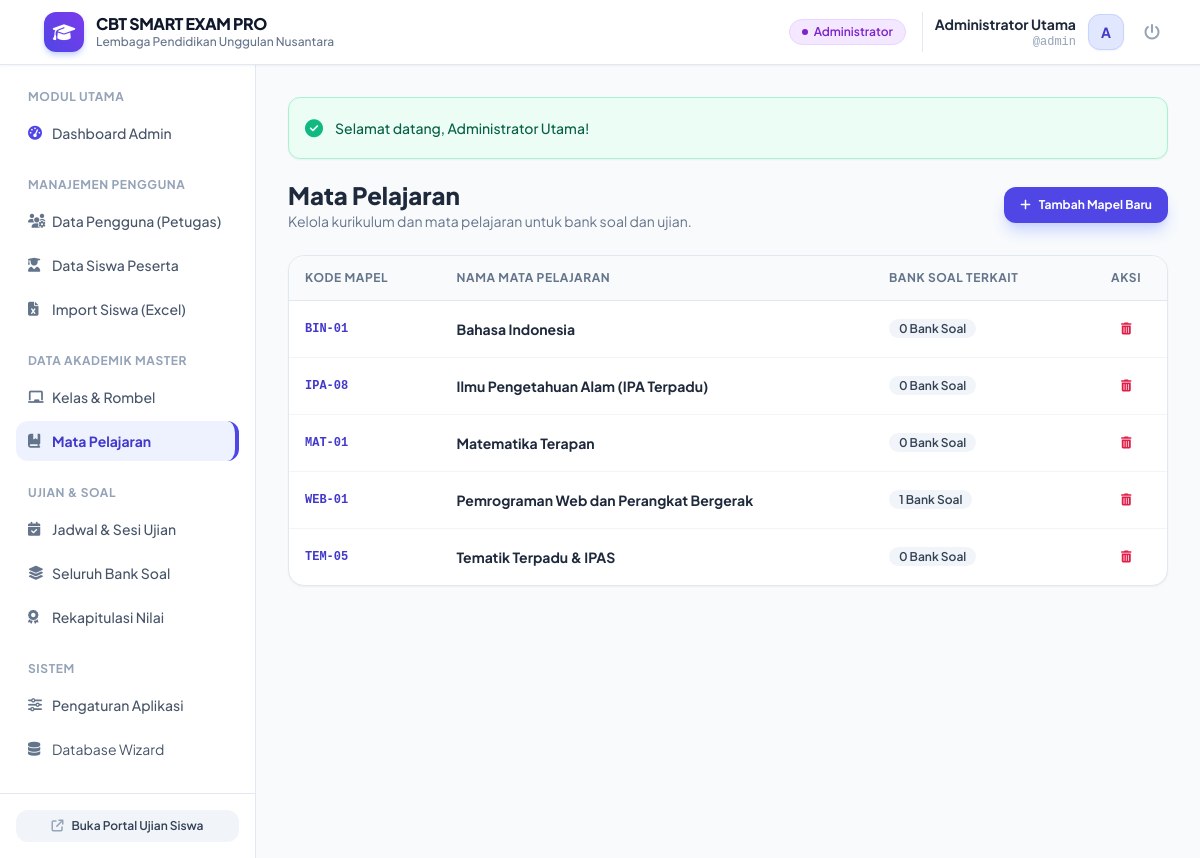
The app's page /admin/subjects.php (signed in) with its own data.
### tables this page shows
CREATE TABLE `subjects` (
  `id` INT AUTO_INCREMENT PRIMARY KEY,
  `code` VARCHAR(30) NOT NULL UNIQUE,
  `name` VARCHAR(100) NOT NULL,
  `created_at` TIMESTAMP DEFAULT CURRENT_TIMESTAMP
);

### admin/subjects.php (the view, shortened to what this page needs)
<?php
require_once __DIR__ . '/../app/helpers.php';
$pdo = Database::getConnection();
$subjects = $pdo->query("SELECT s.*, (SELECT COUNT(*) FROM question_banks qb WHERE qb.subject_id = s.id) as bank_count
                         FROM subjects s
                         ORDER BY s.name ASC")->fetchAll();
require_once __DIR__ . '/../includes/header.php';
?>
<div class="space-y-6">
    <div class="flex flex-col sm:flex-row sm:items-center justify-between gap-4">
        <div>
            <h1 class="text-2xl font-black text-slate-800">Mata Pelajaran</h1>
            <p class="text-sm text-slate-500">Kelola kurikulum dan mata pelajaran untuk bank soal dan ujian.</p>
        </div>
        <button onclick="document.getElementById('modalAddSubject').classList.remove('hidden')" class="inline-flex items-center px-4 py-2.5 bg-indigo-600 hover:bg-indigo-700 text-white font-bold rounded-xl text-xs shadow-lg shadow-indigo-200 transition">
            <i class="fa-solid fa-plus mr-2"></i> Tambah Mapel Baru
        </button>
    </div>
    <div class="bg-white rounded-2xl border border-slate-200 shadow-sm overflow-hidden">
        <table class="w-full text-left text-xs">
            <thead>
                <tr class="bg-slate-50 text-slate-500 uppercase tracking-wider font-semibold border-b border-slate-200">
                    <th class="py-3.5 px-4">Kode Mapel</th>
                    <th class="py-3.5 px-4">Nama Mata Pelajaran</th>
                    <th class="py-3.5 px-4">Bank Soal Terkait</th>
                    <th class="py-3.5 px-4 text-center">Aksi</th>
                </tr>
            </thead>
            <tbody class="divide-y divide-slate-100">
                <?php if (empty($subjects)): ?>
                    <tr><td colspan="4" class="py-8 text-center text-slate-400">Belum ada mata pelajaran terdaftar.</td></tr>
                <?php else: ?>
                    <?php foreach ($subjects as $s): ?>
                        <tr class="hover:bg-slate-50/80 transition">
                            <td class="py-3.5 px-4 font-mono font-bold text-indigo-700"><?= e($s['code']) ?></td>
                            <td class="py-3.5 px-4 font-bold text-slate-800 text-sm"><?= e($s['name']) ?></td>
                            <td class="py-3.5 px-4">
                                <span class="px-2.5 py-0.5 rounded-full text-xs font-semibold bg-slate-100 text-slate-700">
                                    <?= $s['bank_count'] ?> Bank Soal
                                </span>
                            </td>
                            <td class="py-3.5 px-4 text-center">
                                <form method="POST" action="" onsubmit="return confirm('Hapus mata pelajaran ini?');" class="inline">
                                    <button type="submit" class="p-1.5 text-rose-600 hover:bg-rose-50 rounded-lg transition" title="Hapus Mapel">
                                        <i class="fa-solid fa-trash-can"></i>
                                    </button>
                                </form>
                            </td>
                        </tr>
                    <?php endforeach; ?>
                <?php endif; ?>
            </tbody>
        </table>
    </div>
</div>
<?php require_once __DIR__ . '/../includes/footer.php'; ?>

### includes/header.php (style rules this page uses)
body { font-family: 'Plus Jakarta Sans', sans-serif; }

### records on screen
subjects: code "BIN-01", name "Bahasa Indonesia", bank_count "0"
subjects: code "IPA-08", name "Ilmu Pengetahuan Alam (IPA Terpadu)", bank_count "0"
subjects: code "MAT-01", name "Matematika Terapan", bank_count "0"
subjects: code "WEB-01", name "Pemrograman Web dan Perangkat Bergerak", bank_count "1"
subjects: code "TEM-05", name "Tematik Terpadu & IPAS", bank_count "0"

### other values on screen
$appTitle "CBT SMART EXAM PRO"
$schoolName "Lembaga Pendidikan Unggulan Nusantara"
$badge['label'] "Administrator"
$currentUser['full_name'] "Administrator Utama"
$currentUser['username'] "admin"
substr($currentUser['full_name'] ?? 'U', 0, 1) "A"
$flash['message'] "Selamat datang, Administrator Utama!"
